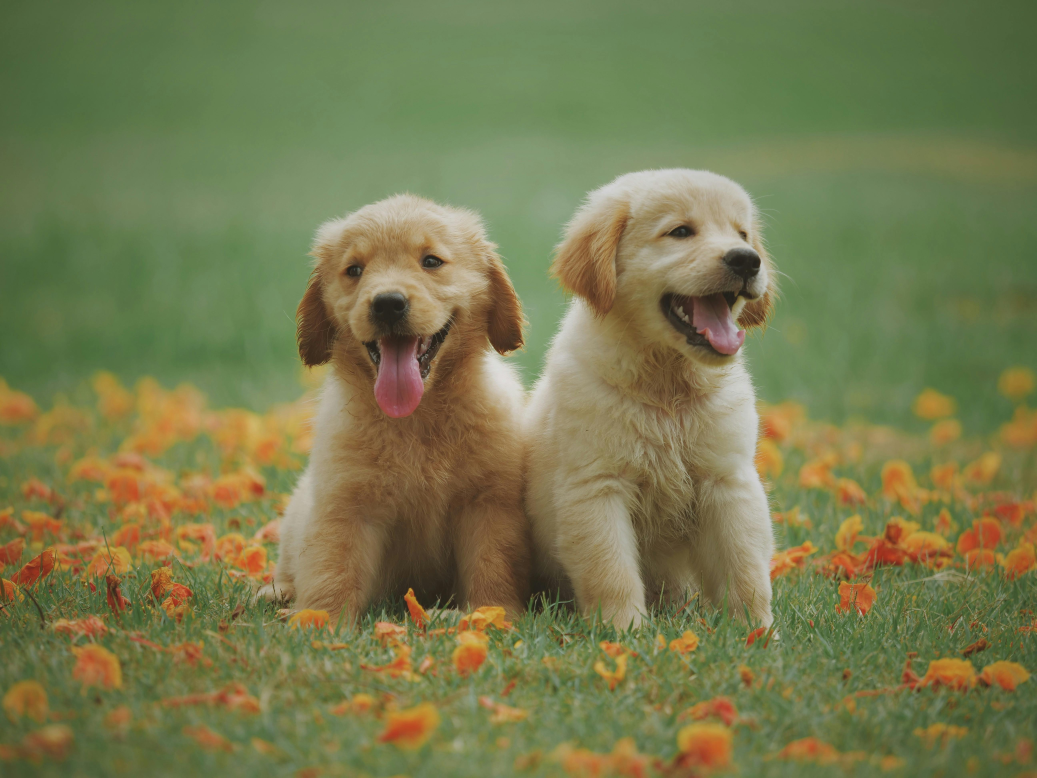
#> input picture image1.jpg, 5184 x 3888 px (shown at 1/5 size)
$ python A3.py
#> lines starting #> are read from the running program, lines starting #| are printed output that depends on the picture
import cv2
import numpy as np
import matplotlib.pyplot as plt

# Read image
img = cv2.imread('image1.jpg')
#> img is the input picture: shape (3888, 5184, 3); mean B, G, R 78.3, 122, 119.3

rows, cols = img.shape[:2]
#> rows = 3888; cols = 5184

# Define corresponding points (source → destination)
src_pts = np.float32([[100,100],[400,100],[100,400],[400,400]])
dst_pts = np.float32([[80,120],[420,80],[100,420],[420,420]])

# Compute Homography matrix
H, _ = cv2.findHomography(src_pts, dst_pts)

# Apply perspective transform
warped = cv2.warpPerspective(img, H, (cols, rows))
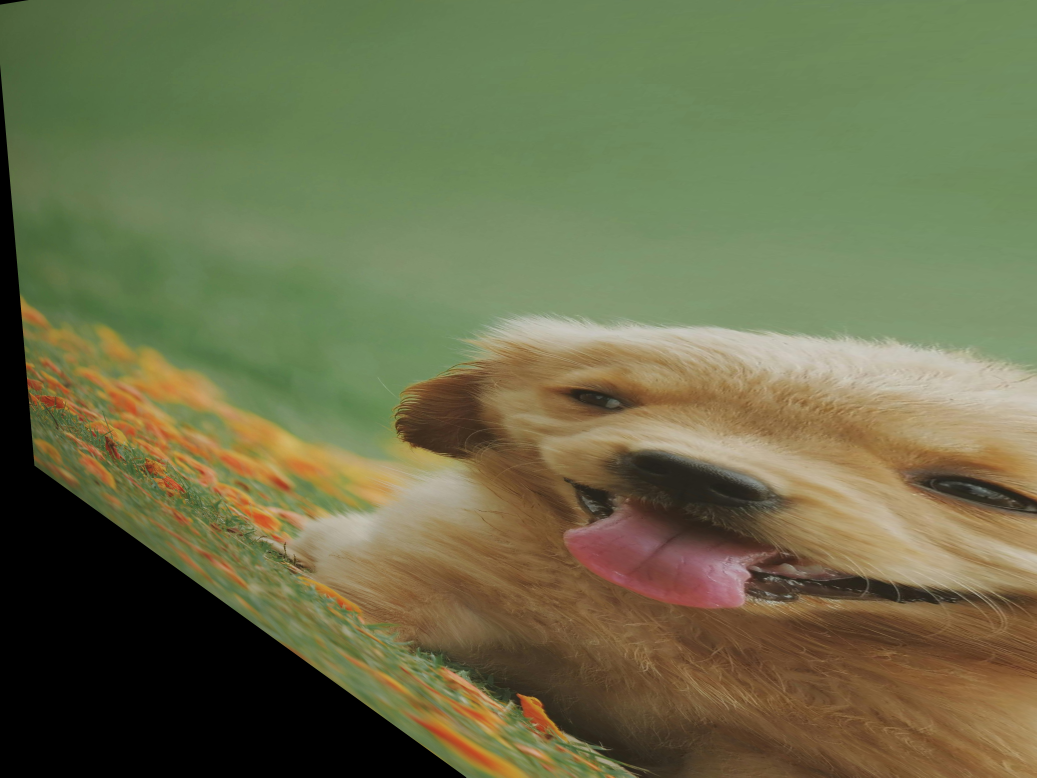
#> warped: shape (3888, 5184, 3) (shown at 1/5 size); mean B, G, R 74.6, 110.3, 108.4

# Display results
plt.subplot(1,2,1), plt.imshow(cv2.cvtColor(img,cv2.COLOR_BGR2RGB)); plt.title('Original')
plt.subplot(1,2,2), plt.imshow(cv2.cvtColor(warped,cv2.COLOR_BGR2RGB)); plt.title('Warped (Homography)')
plt.show()
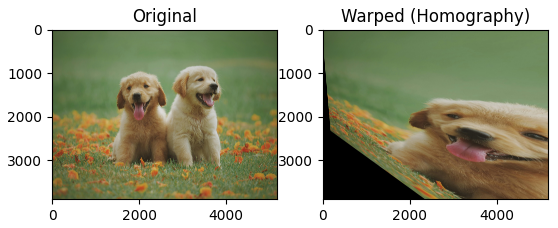
#> figure drawn by matplotlib, 2 panels

print("Homography Matrix:\n", H)

$ run again, with image3.jpg copied over image1.jpg
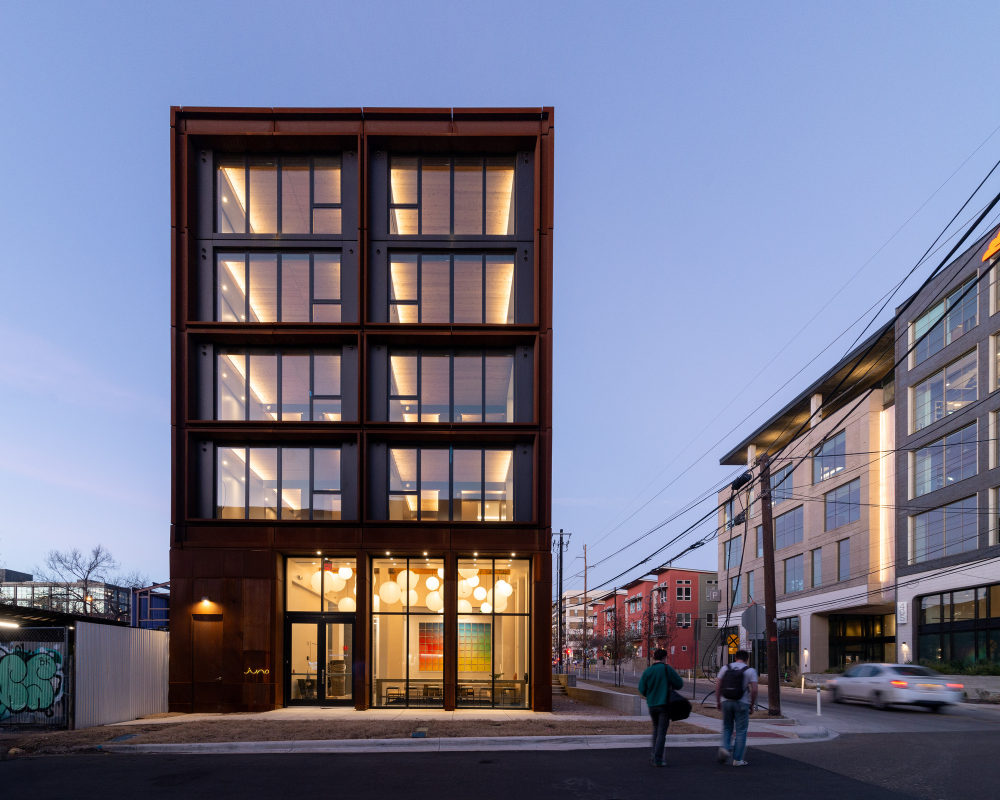
#> input picture image3.jpg, 2000 x 1600 px (shown at 1/2 size)
#> img is the input picture: shape (1600, 2000, 3); mean B, G, R 135, 113.9, 114
#> `warped = cv2.warpPerspective(img, H, (cols, rows))`:
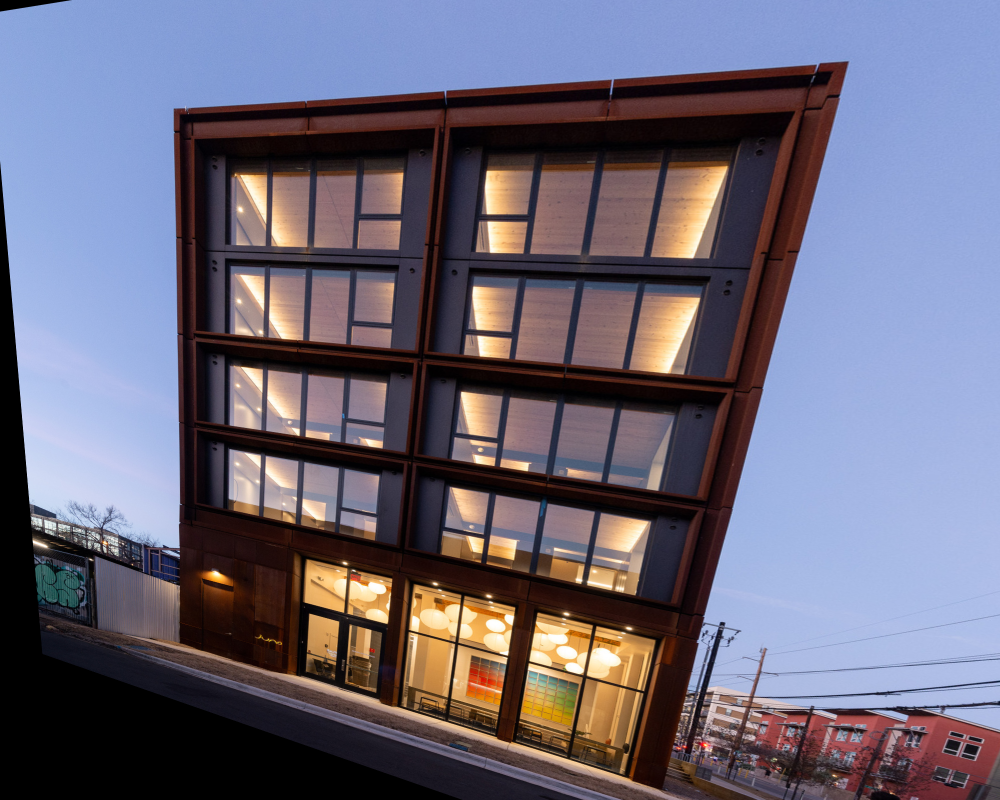
#> warped: shape (1600, 2000, 3) (shown at 1/2 size); mean B, G, R 119.9, 103, 107.2
#> `plt.show()`:
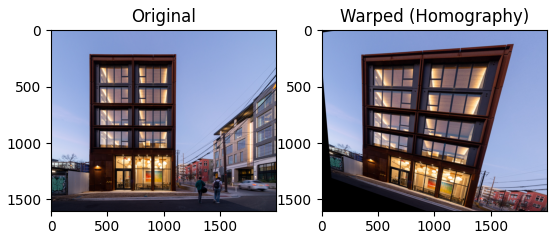
#> figure drawn by matplotlib, 2 panels

$ run again, with image2.jpeg copied over image1.jpg
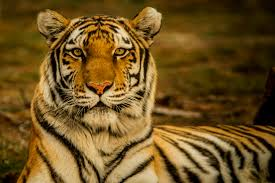
#> input picture image2.jpeg, 275 x 183 px
#> img is the input picture: shape (183, 275, 3); mean B, G, R 34, 82.1, 110.4
#> `warped = cv2.warpPerspective(img, H, (cols, rows))`:
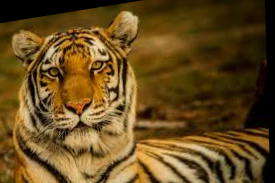
#> warped: shape (183, 275, 3); mean B, G, R 30.3, 75.3, 102.1
#> `plt.show()`:
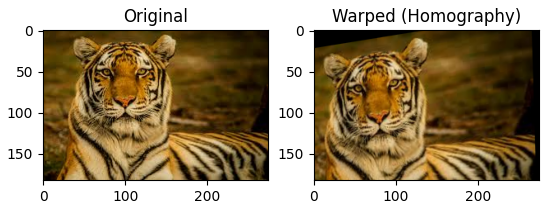
#> figure drawn by matplotlib, 2 panels
